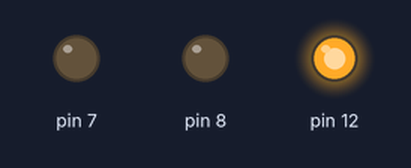
A sketch run on a simulated Arduino Uno, built with avr-gcc and run on an emulated ATmega328P. On the bench: output pins drawn as LEDs (lit = HIGH).

Above: at 0.5 s.
At 4.5 s:
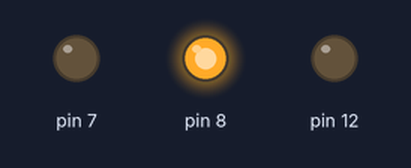
At 6.0 s:
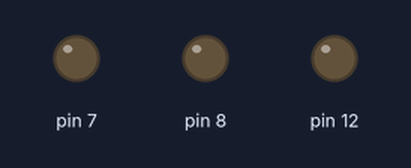
At 7.5 s:
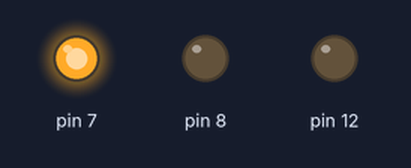
Timing chart, 0 to 11.7 s (numbered marks = the images above):
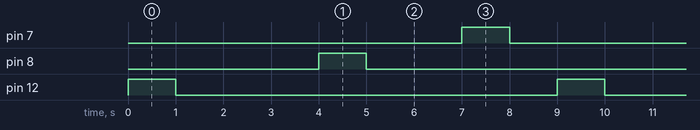

The sketch:

multiple_leds_3_4.ino
```cpp
// C++ code
//
void setup()
{
  pinMode(12, OUTPUT);
  pinMode(8, OUTPUT);
  pinMode(7, OUTPUT);
}

void loop()
{
  digitalWrite(12, HIGH);
  delay(1000);
  digitalWrite(12, LOW);
  delay(3000);
  digitalWrite(8, HIGH);
  delay(1000);
  digitalWrite(8, LOW);
  delay(2000);
  digitalWrite(7, HIGH);
  delay(1000);
  digitalWrite(7, LOW);
  delay(1000);
}
```

Measured:
- by itself, pin 7, pin 8, pin 12: alternates HIGH for 1.0 s and LOW for 8.0 s
- by itself, everything shown: repeats every 9.0 s, in 6 steps
